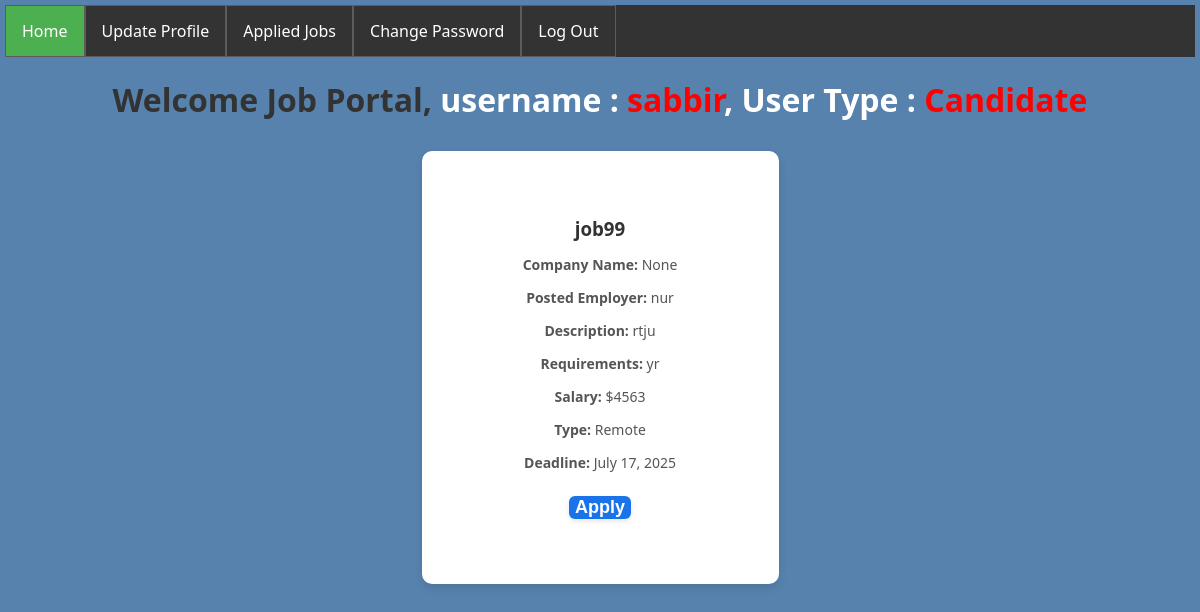
/ (signed in), run on an earlier commit of the app's database.
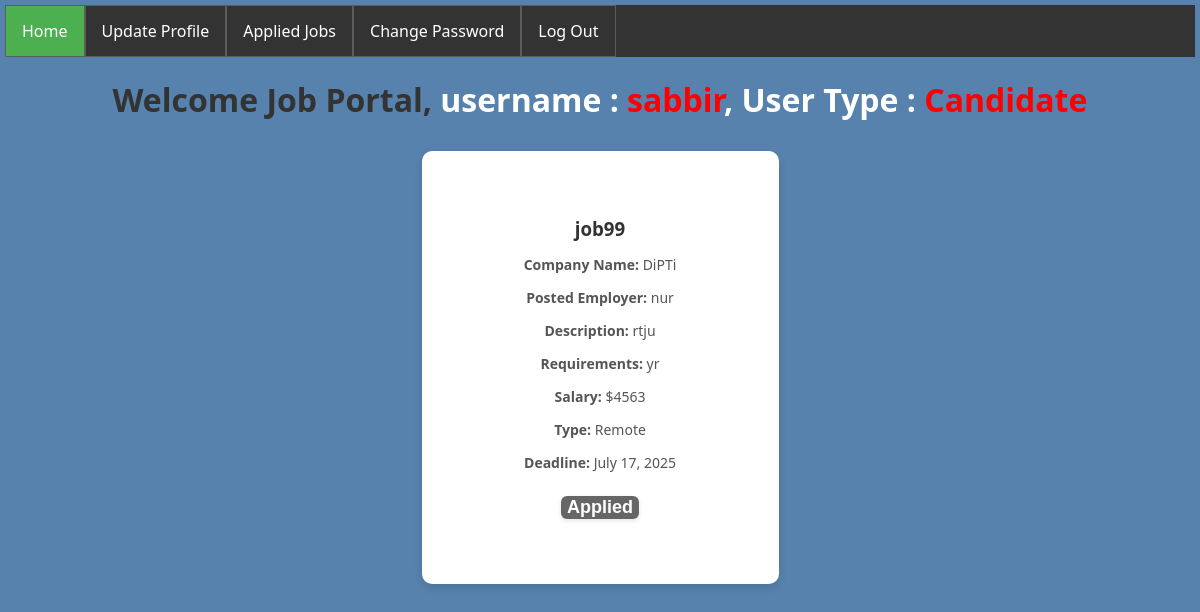
And on a later commit of the database.
### employer_app/models.py (models this page shows)
class jobModel(models.Model):
    employer = models.ForeignKey(employerProfileModel, on_delete = models.CASCADE, null = True)
    title = models.CharField(max_length = 100, null = True)
    description = models.TextField(null = True)
    requirements = models.TextField(null = True)
    salary = models.IntegerField(null = True)
    TYPE = [
        ('FullTime','Full Time'),
        ('Remote','Remote'),
        ('Internship','Internship')
    ]
    jobType = models.CharField(choices = TYPE, max_length = 100, null = True)
    deadline = models.DateField(null = True)
    postedDate = models.DateTimeField(auto_now_add = True, null = True)

class employerProfileModel(models.Model):
    employerUser = models.OneToOneField(customUserModel, on_delete = models.CASCADE, null = True)
    companyName = models.CharField(max_length = 100, null = True)
    aboutConpany = models.TextField(null = True)
    conpanyLogo = models.ImageField(upload_to='static/img/logo', null = True)
    location = models.TextField(null = True)

### users_auth_app/models.py (models this page shows)
class customUserModel(AbstractUser):
    USERTYPE = [
        ('Admin','Admin'),
        ('Employer','Employer'),
        ('Candidate','Candidate')
    ]
    phone = models.CharField(max_length = 100, null = True)
    userTypes = models.CharField(choices = USERTYPE, max_length = 100, null = True)

### users_auth_app/views.py (the view)
# urls.py: path('', index, name='index'),
@login_required(login_url='logIn')
def index(req):
    all_jobs = jobModel.objects.all()
    if req.user.is_authenticated:
        if req.user.userTypes == 'Candidate':
            if candidateProfileModel.objects.filter(candidateUser=req.user):
                candidate = candidateProfileModel.objects.get(candidateUser=req.user)
                jobs_with_status = []
                for job in all_jobs:
                    applied = jobApplicationModel.objects.filter(candidate=candidate, job=job).exists()
                    jobs_with_status.append({
                        'job': job,
                        'applied': applied
                    })
                context = {
                    'jobs_with_status': jobs_with_status
                }
            else:
                context = None
        else:
            context = None
    else:
        context = None
    return render(req, 'index.html', context)

### users_auth_app/templates/index.html (shortened to what this page needs)
{% extends "master.html" %}
{% block body %}
{% load static %}
<h1>Welcome Job Portal, <span style="color: #ffffff;">username : </span><span style="color: red;"> {{user.username}}<span><span style="color: #ffffff;">, User Type : </span><span style="color: red;"> {{user.userTypes}}<span></h1>
<div class="card-container" style="flex-wrap: wrap;">
    {% if user.userTypes == 'Candidate' %}
    {% for item in jobs_with_status %}
    {% if item.job.title %}
    <div class="card" style="width: 30%;">
        <div class="card-content">
            <h3>{{ item.job.title }}</h3>
            <p><strong>Company Name:</strong> {{ item.job.employer.companyName }}</p>
            <p><strong>Posted Employer:</strong> {{ item.job.employer.employerUser.username }}</p>
            <p><strong>Description:</strong> {{ item.job.description|truncatewords:20 }}</p>
            <p><strong>Requirements:</strong> {{ item.job.requirements|truncatewords:15 }}</p>
            <p><strong>Salary:</strong> ${{ item.job.salary }}</p>
            <p><strong>Type:</strong> {{ item.job.get_jobType_display }}</p>
            <p><strong>Deadline:</strong> {{ item.job.deadline }}</p>
            {% if item.applied %}
                <button disabled class="btn" style="margin-top: 10px; background-color: #666666">Applied</button>
            {% else %}
                <a href="{% url 'applyJob' item.job.id %}">
                    <button class="btn" style="margin-top: 10px;">Apply</button>
                </a>
            {% endif %}
        </div>
    </div>
    {% endif %}
    {% endfor %}
    {% endif %}
</div>
{% endblock body %}

What changed in the data, as far as the page shows it:
changed through a linked row, jobModel "job99": job.employer.companyName "None" → "DiPTi"; text "Apply" → "Applied"
